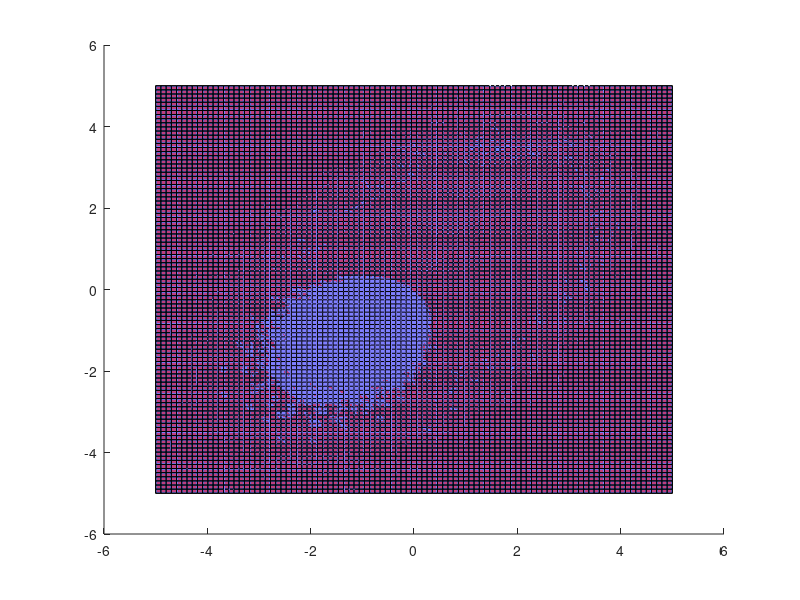

Reproduce this figure in MATLAB.
clear;
close all;

% Gaussian distribution parameters
miu = [0;0];
sigma = [1,0.5;0.5,1];

% density function
f = @(x)1/(2*pi)/sqrt(det(sigma))*exp(-1/2*(x-miu)'*sigma^-1*(x-miu));

% sampling
n1 = 100; n2 = 100;
N1 = ceil(n1/2)-1; N2 = ceil(n2/2)-1;
L1 = 10; L2 = 10;
x1 = linspace(-L1/2,L1/2,n1);
x2 = linspace(-L2/2,L2/2,n2);
fx = zeros(n1,n2);
for i = 1:n1
    for j = 1:n2
        fx(i,j) = f([x1(i);x2(j)]);
    end
end

% 2D fft
y = fftshift(fft2(fx))/n1/n2;

% reconstruct density function
if mod(n1,2) == 0
    y(1,:) = [];
end
fraq1 = (-N1:N1)'/L1*2*N1/(2*N1+1);

if mod(n2,2) == 0
    y(:,1) = [];
end
fraq2 = (-N2:N2)/L2*2*N2/(2*N2+1);

f_fft = @(x)sum(sum(y.*exp(1i*fraq1*2*pi*x(1)).*exp(1i*fraq2*2*pi*x(2))));
f_fftx = zeros(n1,n2);
for i = 1:n1
    for j = 1:n2
        f_fftx(i,j) = real(f_fft([x1(i)+L1/2;x2(j)+L2/2]));
    end
end

% plot
figure; hold on;
surf(x1,x2,fx,'FaceColor','b','FaceAlpha',0.5);
surf(x1,x2,f_fftx,'FaceColor','r','FaceAlpha',0.5);

